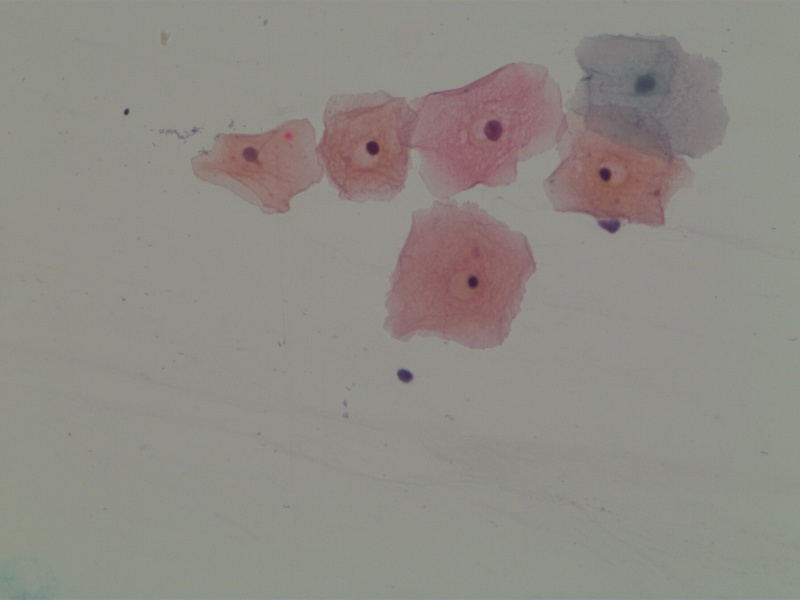
#> input picture cell_identification_DIP/test_img/001 -1.jpg, 800 x 600 px
$ python -i yuyi_DIP_tool.py   (imports and definitions only)   (older library calls are emulated)
#> lines starting #> are read from the running program, lines starting #| are printed output that depends on the picture; after the words box and inside, x2 and y2 are one past the last pixel; in counts of white or black regions, pixels touching at a corner belong together
#> further down, picture is the input picture: shape (600, 800, 3); mean B, G, R 133.3, 139.3, 142.6
import os
import cv2
import matplotlib.pyplot as plt
import time
import numpy as np
from datetime import datetime
import copy

#%%
# =============================================================================
#  除錯
# =============================================================================
import logging

# [8 lines left out: function logging, not called in this run]

import  traceback

# [1697 lines left out: functions bug_record, imreadImgs, imshowImgs, imwriteImgs, Imgs_deal, capture_video and 68 more, not called in this run]

def find_contour(img, threshold =127, isBlur = True, isShow = True, color = (0, 0, 255)):
#> called with threshold = 127, isBlur = True, isShow = True, color = (0, 0, 255)
    if len(img.shape) == 3:
        imgray = cv2.cvtColor(img, cv2.COLOR_BGR2GRAY)
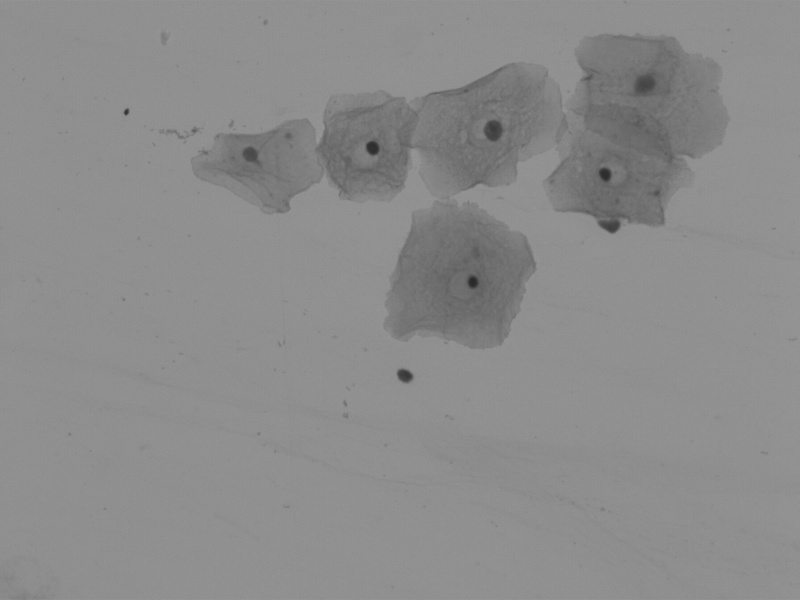
#> imgray: shape (600, 800); min 41, max 151, mean 139.6
    else:
        imgray = img.copy()
    if isBlur:
        imgray = cv2.GaussianBlur(imgray, (5, 5), 0)
    ## remember: object is white in a black background
    ret, thresh = cv2.threshold(imgray, threshold, 255, 0)
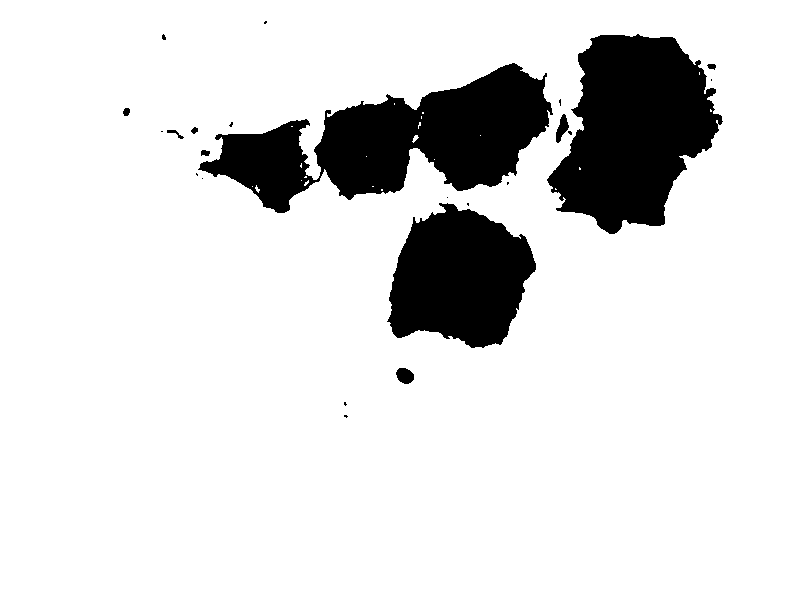
#> thresh: shape (600, 800); 86.8% white; 24 black regions (14 under 20 px)
#> ret = 127
    findImg,contours, hierarchy = cv2.findContours(thresh, cv2.RETR_TREE, cv2.CHAIN_APPROX_SIMPLE)
#> contours = 46 contours, 34 with area under 20; largest, box (x1, y1, x2, y2) and area: (0, 0, 800, 600) 478601, (197, 62, 554, 214) 25708, (546, 33, 724, 235) 22924, (386, 202, 537, 349) 15474, (395, 367, 415, 385) 242
    color = color #[(0, 0, 255), (0, 255, 255), (255, 0, 255), (255, 0, 0), (255, 255, 0),(0, 0, 255), (0, 255, 255), (255, 0, 255),]
    img_contour = img.copy()
    for i in range(len(contours)):
        cnt = contours[i]
        cv2.drawContours(img_contour, [cnt], 0, color, 1)
#> this loop made 46 passes
#> cnt on passes 1, 7, 9, 23, 24, 25, 28, 29, 31, 32, 33, 35: [[0, 0], [0, 599], [799, 599], [799, 0]], [[446, 197], [447, 196], [448, 197], [447, 198]], [[201, 178], [202, 177], [203, 178], [202, 179]], [[381, 189], [381, 190], [382, 190], [382, 189]], [[372, 186], [373, 186]], [[252, 186]], [[301, 180]], [[305, 176], [304, 177], [306, 177], [306, 176]], [[434, 159]], [[366, 156]], [[480, 135]], [[291, 126], [292, 126]]
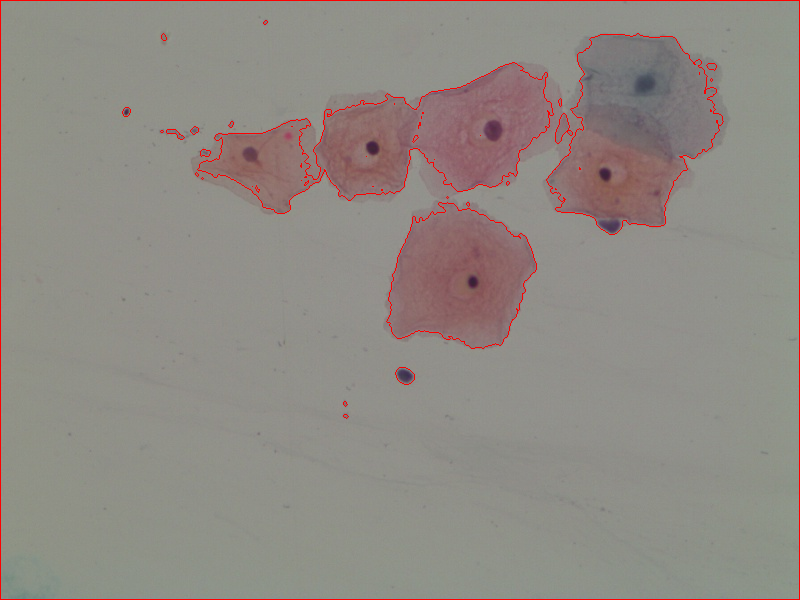
#> img_contour: shape (600, 800, 3); 1.17% of pixels changed, all inside (x1, y1, x2, y2) = (0, 0, 800, 600)
    #print(contours[0])
    #print(hierarchy)
    if isShow:
        cv2.imshow("Gray image", imgray)
        cv2.imshow("Threshold", thresh)
        cv2.imshow("contours", img_contour)
        cv2.imshow("image", img)
        cv2.waitKey(0)
    return contours, img_contour


def crop_image(image, bbox):
    image_crop = image[bbox[1]:bbox[3], bbox[0]:bbox[2]]
    return image_crop

# [268 lines left out: functions template_match_scale, draw_bbox2, shape_match, shape_match2, fft, main, not called in this run]

# [2 lines not run here, left out]

>>> import cv2
>>> picture = cv2.imread('test_img/001 -1.jpg')
>>> result = find_contour(picture)
